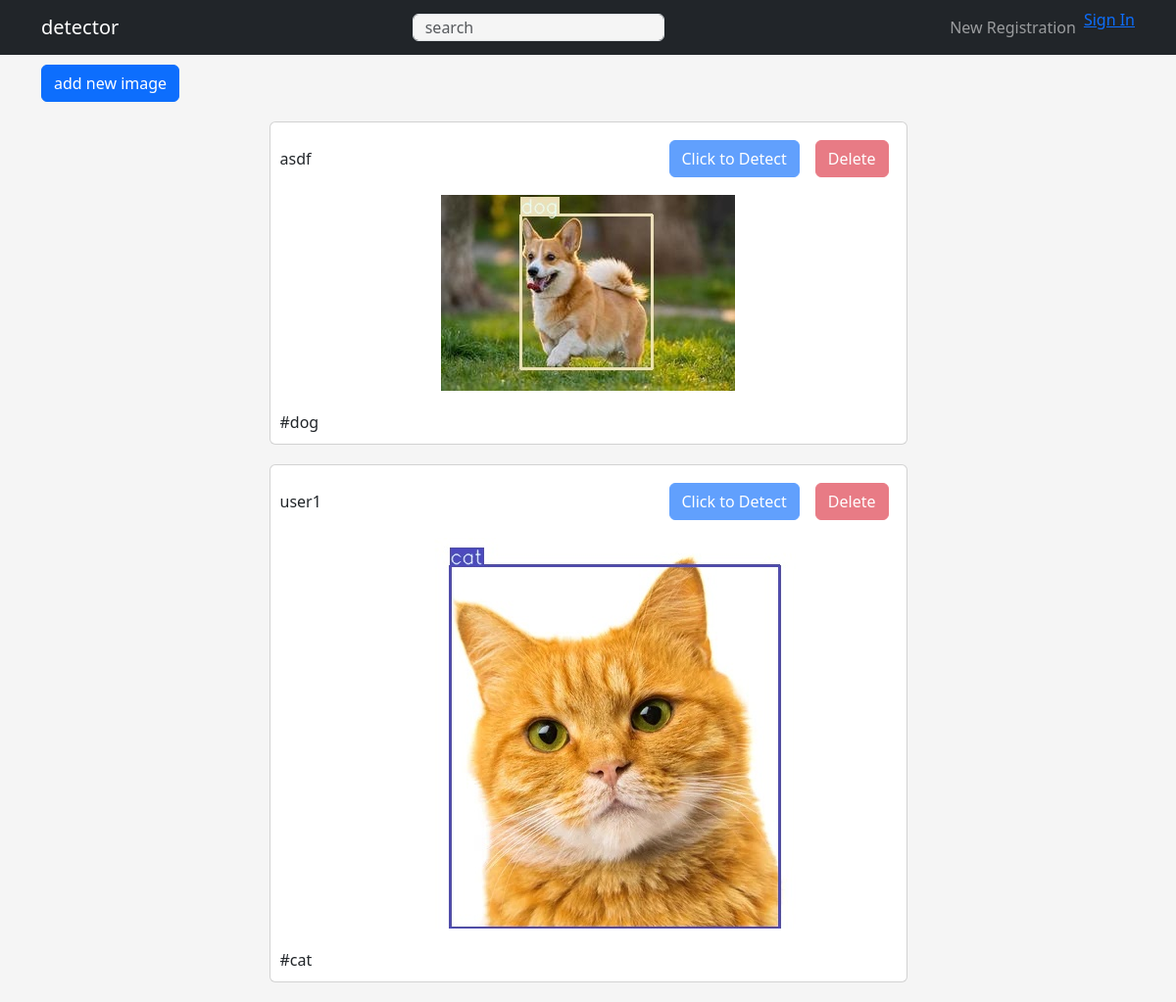
The page / on the database its author committed.
### apps/crud/models.py (models this page shows, shortened)
class User(UserMixin, db.Model):
    __tablename__ = "users"
    id=db.Column(db.Integer, primary_key=True)
    username = db.Column(db.String, index=True)
    email = db.Column(db.String, unique=True, index=True)
    password_hash = db.Column(db.String)
    created_at = db.Column(db.DateTime, default=datetime.now)
    updated_at = db.Column(
        db.DateTime, default=datetime.now, onupdate=datetime.now
    )
    @property
    def password(self):
        raise AttributeError("cannot read")
    user_images = db.relationship("UserImage", backref="user")

### apps/detector/models.py (models this page shows)
class UserImage(db.Model):
    __tablename__ = "user_images"
    id = db.Column(db.Integer, primary_key=True)
    user_id = db.Column(db.String, db.ForeignKey("users.id"))
    image_path = db.Column(db.String)
    is_detected = db.Column(db.Boolean, default=False)
    created_at = db.Column(db.DateTime, default=datetime.now)
    updated_at = db.Column(
        db.DateTime, default=datetime.now, onupdate=datetime.now
    )

class UserImageTag(db.Model):
    __tablename__ = "user_image_tags"
    id = db.Column(db.Integer, primary_key=True)
    user_image_id = db.Column(db.String, db.ForeignKey("user_images.id"))
    tag_name = db.Column(db.String)
    created_at = db.Column(db.DateTime, default=datetime.now)
    updated_at = db.Column(db.DateTime, default=datetime.now, onupdate=datetime.now)

### apps/detector/views.py (the view)
@dt.route("/")
def index():
    user_images = (
        db.session.query(User,UserImage)
        .join(UserImage)
        .filter(User.id == UserImage.user_id)
        .all()
    )
    user_image_tag_dict = {}
    for user_image in user_images:
        user_image_tags = (
            db.session.query(UserImageTag)
            .filter(UserImageTag.user_image_id ==
                    user_image.UserImage.id)
                    .all()
        )
        user_image_tag_dict[user_image.UserImage.id] = user_image_tags
    detector_form = DetectorForm()
    delete_form = DeleteForm()
    return render_template("detector/index.html",
                        user_images=user_images,
                        user_image_tag_dict=user_image_tag_dict,
                        detector_form = detector_form,
                        delete_form=delete_form
                        )

### apps/detector/forms.py
class DetectorForm(FlaskForm):
    submit = SubmitField("Click to Detect")

class DeleteForm(FlaskForm):
    submit = SubmitField("Delete")

### apps/detector/templates/detector/index.html (shortened to what this page needs)
{% extends "detector/base.html" %}
{% block content %}
<div class="col-md-10 text-right dt-image-register-btn">
    <a href="{{ url_for('detector.upload_image') }}" class="btn btn-primary">add new image</a>
</div>
{% for user_image in user_images %}
<div class="card col-md-7 dt-image-content">
    <header class="d-flex justify-content-between">
        <div class="dt-image-username">{{ user_image.User.username }}</div>
        <div class = "d-flex flex-row-reverse">
            <div class="p-2">
                <form
                action="{{ url_for('detector.delete_image', image_id = user_image.UserImage.id) }}"
                method="POST">
                {% if current_user.id == user_image.User.id %}
                {{ delete_form.submit(class='btn btn-danger') }}
                {% else %}
                {{ delete_form.submit(class="btn btn-danger", disabled="disabled") }}
                {% endif %}
            </form>
            </div>
            <div class ="p-2">
                <form action = "{{ url_for('detector.detect',
                image_id=user_image.UserImage.id) }}"
                method="POST">
                {% if current_user.id == user_image.User.id and user_image.UserImage.is_detected == False %}
                {{detector_form.submit(class="btn btn-primary")}}
                {% else %}
                {{detector_form.submit(class="btn btn-primary", disabled="disabled")}}
                {% endif %}
            </form>
            </div>
        </div>
    </header>
    <section>
        <img
            src="{{ url_for('detector.image_file',
                filename = user_image.UserImage.image_path) }}"
            alt="upload image"
            />
    </section>
    <footer>
        {% for tag in user_image_tag_dict[user_image.UserImage.id] %}
        #{{tag.tag_name }} {% endfor %}
    </footer>
</div>
{% endfor %}
{% endblock %}

### apps/static/css/style.css (style rules this page uses)
body { background-color: #f5f5f5; }
.dt-image-content { margin: 20px auto; padding: 0; }
.dt-image-username { padding-top: 15px; }
.dt-image-register-btn { padding: 10px 47px 0 0; }
.dt-image-content header { padding: 10px 10px 0 10px; }
.dt-image-content section { padding: 10px 0; margin: auto; }
.dt-image-content footer { padding: 10px; }
.dt-image-content section img { width: 100%; }

### rows shown on the page
User: User.username "asdf", image_path (picture)
UserImageTag: tag_name "dog"
User: User.username "user1", image_path (picture)
UserImageTag: tag_name "cat"
